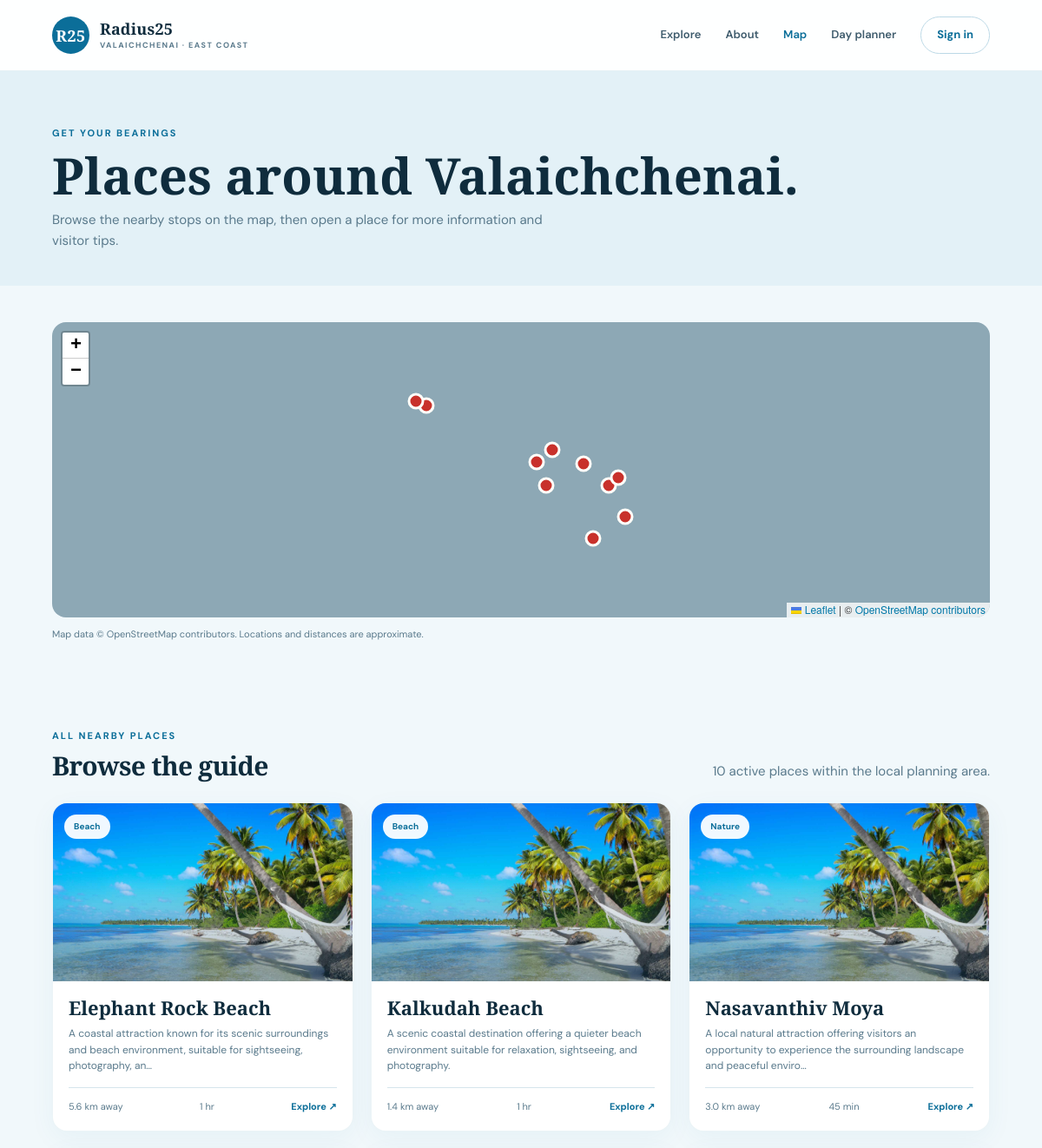
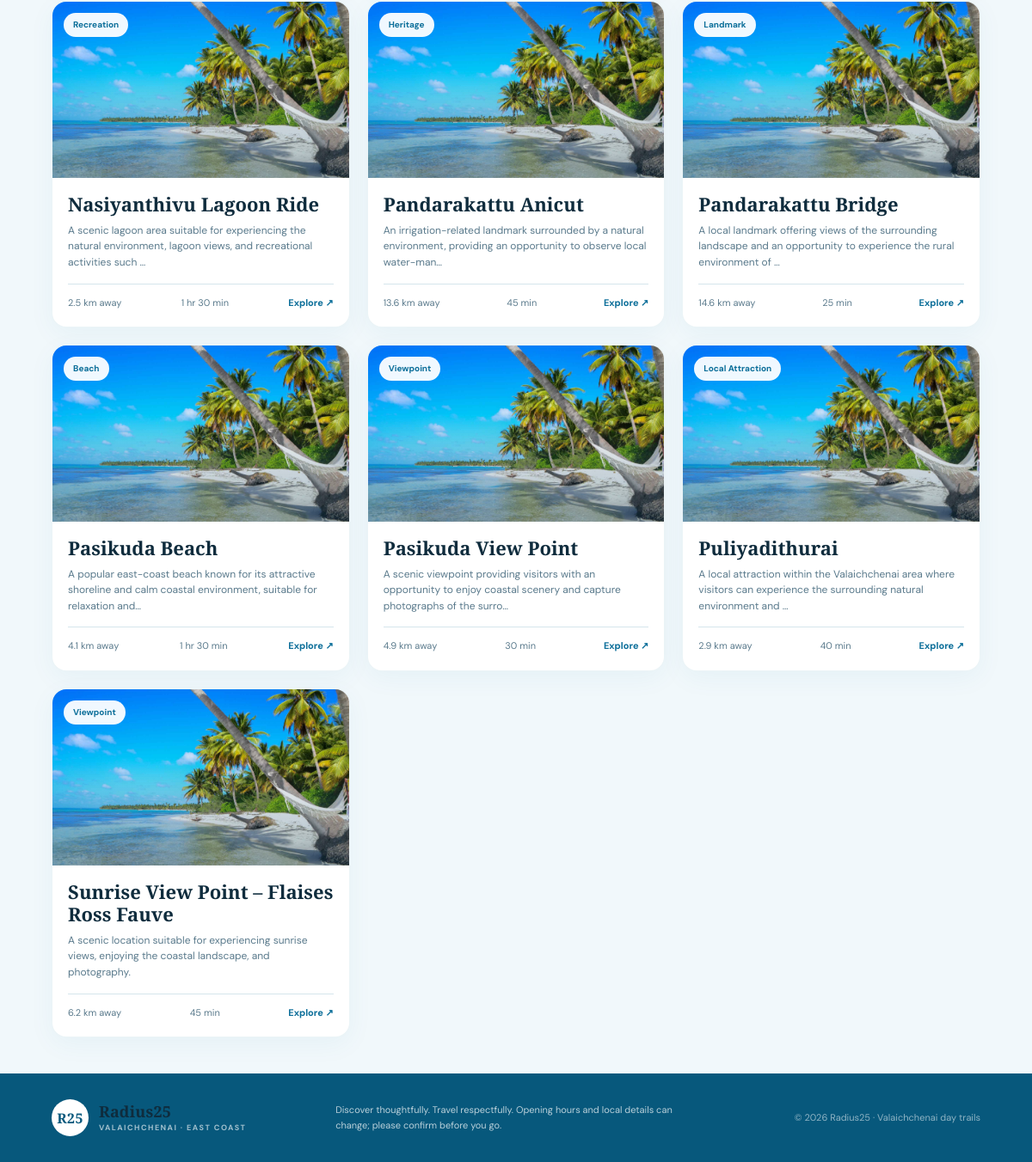
/map.php, run on the app's committed database (2 pictures, top to bottom).
### tables this page shows
CREATE TABLE places (
  id INT UNSIGNED AUTO_INCREMENT PRIMARY KEY,
  name VARCHAR(180) NOT NULL,
  description TEXT NOT NULL,
  category VARCHAR(40) NOT NULL,
  address VARCHAR(255) NOT NULL DEFAULT 'Valaichchenai, Sri Lanka',
  latitude DECIMAL(10,7) NOT NULL,
  longitude DECIMAL(10,7) NOT NULL,
  opening_time TIME NULL,
  closing_time TIME NULL,
  visit_duration INT UNSIGNED NOT NULL DEFAULT 60,
  entry_fee DECIMAL(10,2) NULL,
  image_url VARCHAR(1000) NULL,
  travel_tips TEXT NULL,
  dress_code TEXT NULL,
  facilities TEXT NULL,
  best_visit_time VARCHAR(120) NULL,
  distance_from_home DECIMAL(6,2) NULL,
  is_active TINYINT(1) NOT NULL DEFAULT 1,
  created_at TIMESTAMP NOT NULL DEFAULT CURRENT_TIMESTAMP,
  updated_at TIMESTAMP NOT NULL DEFAULT CURRENT_TIMESTAMP ON UPDATE CURRENT_TIMESTAMP,
  INDEX idx_places_active_category (is_active, category),
  INDEX idx_places_name (name)
);

### includes/functions.php (called while the page is built, shortened)
<?php
function db(): PDO
{
    static $pdo = null;
    if ($pdo instanceof PDO) {
        return $pdo;
    }
    $dsn = 'mysql:host=' . DB_HOST . ';dbname=' . DB_NAME . ';charset=' . DB_CHARSET;
    $pdo = new PDO($dsn, DB_USER, DB_PASS, [
        PDO::ATTR_ERRMODE => PDO::ERRMODE_EXCEPTION,
        PDO::ATTR_DEFAULT_FETCH_MODE => PDO::FETCH_ASSOC,
        PDO::ATTR_EMULATE_PREPARES => false,
    ]);
    return $pdo;
}
function e(mixed $value): string
{
    return htmlspecialchars((string) $value, ENT_QUOTES | ENT_SUBSTITUTE, 'UTF-8');
}
function url(string $path = ''): string
{
    $base = rtrim(APP_BASE_URL, '/');
    $path = ltrim($path, '/');
    return $base . ($path === '' ? '/' : '/' . $path);
}
function haversine_km(float $lat1, float $lng1, float $lat2, float $lng2): float
{
    $earthRadius = 6371.0;
    $dLat = deg2rad($lat2 - $lat1);
    $dLng = deg2rad($lng2 - $lng1);
    $a = sin($dLat / 2) ** 2 + cos(deg2rad($lat1)) * cos(deg2rad($lat2)) * sin($dLng / 2) ** 2;
    return 2 * $earthRadius * atan2(sqrt($a), sqrt(1 - $a));
}
function distance_from_home_km(array $place): float
{
    return haversine_km(HOME_LAT, HOME_LNG, (float) $place['latitude'], (float) $place['longitude']);
}
function format_duration(int $minutes): string
{
    $hours = intdiv($minutes, 60);
    $remaining = $minutes % 60;
    if ($hours === 0) {
        return $remaining . ' min';
    }
    return $hours . ' hr' . ($hours > 1 ? 's' : '') . ($remaining ? ' ' . $remaining . ' min' : '');
}
function image_url(array $place): string
{
    $candidate = trim((string) ($place['image_url'] ?? ''));
    return url('assets/images/radius25-hero.jpg');
}

### map.php (the view, shortened to what this page needs)
<?php
$allPlaces = db()->query('SELECT * FROM places WHERE is_active = 1 ORDER BY name')->fetchAll();
$places = array_values(array_filter(
    $allPlaces,
    static fn(array $place): bool => distance_from_home_km($place) <= MAX_PLACE_RADIUS_KM
));
$mapData = array_map(static function (array $place): array {
    return [
        'id' => (int) $place['id'],
        'name' => $place['name'],
        'category' => $place['category'],
        'latitude' => (float) $place['latitude'],
        'longitude' => (float) $place['longitude'],
        'url' => url('place.php?id=' . (int) $place['id']),
    ];
}, $places);
require __DIR__ . '/includes/header.php';
?>
<section class="page-hero">
    <div class="container"><span class="eyebrow">Get your bearings</span><h1>Places around Valaichchenai.</h1><p>Browse the nearby stops on the map, then open a place for more information and visitor tips.</p></div>
</section>
<section class="section-tight">
    <div class="container">
        <div class="map-frame leaflet-map" id="daytrail-map" role="application" aria-label="Interactive map of places in Valaichchenai" data-places="<?= e(json_encode($mapData, JSON_HEX_APOS | JSON_HEX_QUOT | JSON_HEX_TAG | JSON_HEX_AMP) ?: '[]') ?>"></div>
        <p class="form-help">Map data © OpenStreetMap contributors. Locations and distances are approximate.</p>
    </div>
</section>
<section class="section-tight">
    <div class="container">
        <div class="section-heading">
            <div><span class="eyebrow">All nearby places</span><h2 style="font-size:30px">Browse the guide</h2></div>
            <p><?= count($places) ?> active place<?= count($places) === 1 ? '' : 's' ?> within the local planning area.</p>
        </div>
        <?php if (!$places): ?>
            <div class="empty-state">No places are currently available.</div>
        <?php else: ?>
            <div class="place-grid">
                <?php foreach ($places as $place): ?>
                    <article class="place-card">
                        <a href="<?= e(url('place.php?id=' . (int) $place['id'])) ?>" aria-label="View <?= e($place['name']) ?>">
                            <div class="place-image">
                                <img src="<?= e(image_url($place)) ?>" alt="<?= e($place['name']) ?>" loading="lazy">
                                <span class="category-pill"><?= e($place['category']) ?></span>
                            </div>
                            <div class="place-card-body">
                                <h3><?= e($place['name']) ?></h3>
                                <p><?= e(mb_strimwidth((string) $place['description'], 0, 120, '…', 'UTF-8')) ?></p>
                                <div class="place-meta">
                                    <span><?= e(number_format(distance_from_home_km($place), 1)) ?> km away</span>
                                    <span><?= e(format_duration((int) $place['visit_duration'])) ?></span>
                                    <span class="card-arrow">Explore &#8599;</span>
                                </div>
                            </div>
                        </a>
                    </article>
                <?php endforeach; ?>
            </div>
        <?php endif; ?>
    </div>
</section>
<?php require __DIR__ . '/includes/footer.php'; ?>

### assets/css/style.css (style rules this page uses)
:root { --ink:#0f2c3d; --muted:#5a7a8c; --paper:#f1f8fb; --white:#ffffff; --line:#d5e5ec; --forest:#0b6e99; --forest-dark:#07587c; --leaf:#4aa8cd; --sun:#22222a; --sand:#f7e8c9; --rose:#c94b41; --shadow:0 18px 55px rgba(11,110,153,.12); --radius:22px; --hero-fallback: #0b6e99; }
* { box-sizing:border-box }
html { scroll-behavior:smooth }
body { margin:0;background:var(--paper);color:var(--ink); font-family:"DM Sans",system-ui,sans-serif; font-size:15px;line-height:1.6 }
a { color:inherit; text-decoration:none }
button,a,input,select,textarea { outline-color:var(--sun) }
img { display:block; max-width:100% }
.container { width:min(1120px,90%); margin:0 auto }
.eyebrow { color:var(--forest);font-size:11px; font-weight:700; letter-spacing:.18em; text-transform:uppercase }
.section-heading { display:flex; justify-content:space-between; align-items:end;gap:24px;margin:0 0 24px }
.section-heading h2 { font:600 clamp(28px,3.5vw,42px)/1.14 "Playfair Display",serif; margin:7px 0 0;letter-spacing:-.025em }
.section-heading p { color:var(--muted); max-width:400px;margin:0 }
.section-tight { padding:42px 0 }
.place-grid { display:grid; grid-template-columns:repeat(3,minmax(0,1fr)); gap:20px }
.place-card { min-width:0; background:var(--white); border:1px solid rgba(11,110,153,.08); border-radius:17px; overflow:hidden; box-shadow:0 8px 30px rgba(11,110,153,.05); transition:transform .25s,box-shadow .25s }
.place-image { height:205px; position:relative; overflow:hidden; background:#dfeef4 }
.place-image img { width:100%; height:100%; object-fit:cover; transition:transform .6s }
.place-image:after { content:""; position:absolute; inset:40% 0 0; background:linear-gradient(transparent,rgba(5,60,95,.35)) }
.category-pill { position:absolute; z-index:1;top:13px; left:13px; padding:6px 11px; border-radius:99px; background:rgba(255,255,255,.94); font-size:10px; font-weight:700;color:var(--forest) }
.place-card-body { padding:17px 18px 19px }
.place-card h3 { font:600 22px/1.2 "Playfair Display",serif; margin:0 0 8px }
.place-card p { margin:0; color:var(--muted); font-size:12px;line-height:1.55; min-height:40px }
.place-meta { display:flex; justify-content:space-between; gap:8px; margin-top:15px; padding-top:13px; border-top:1px solid var(--line); font-size:11px;color:var(--muted) }
.place-meta span { display:flex; align-items:center; gap:5px }
.card-arrow { color:var(--forest) ;font-weight:700 }
.page-hero { padding:58px 0 40px; background:#e3f1f7 }
.page-hero h1 { font:600 clamp(38px,5vw,58px)/1.05 "Playfair Display",serif; margin:8px 0 }
.page-hero p { max-width:600px; color:var(--muted); margin:0 }
.map-frame { width:100%; height:340px; border:0; border-radius:16px; background:#8da8b5 }
.leaflet-map { z-index:0; overflow:hidden }
.form-help { font-size:11px; color:var(--muted) }

### data on the page
places: category "Beach", name "Elephant Rock Beach", description "A coastal attraction known for its scenic surroundings and beach environment, suitable for sightseeing, photography, an…", distance_from_home_km($place) "5.6", visit_duration "1 hr"
places: category "Beach", name "Kalkudah Beach", description "A scenic coastal destination offering a quieter beach environment suitable for relaxation, sightseeing, and photography.", distance_from_home_km($place) "1.4", visit_duration "1 hr"
places: category "Nature", name "Nasavanthiv Moya", description "A local natural attraction offering visitors an opportunity to experience the surrounding landscape and peaceful enviro…", distance_from_home_km($place) "3.0", visit_duration "45 min"
places: category "Recreation", name "Nasiyanthivu Lagoon Ride", description "A scenic lagoon area suitable for experiencing the natural environment, lagoon views, and recreational activities such …", distance_from_home_km($place) "2.5", visit_duration "1 hr 30 min"
places: category "Heritage", name "Pandarakattu Anicut", description "An irrigation-related landmark surrounded by a natural environment, providing an opportunity to observe local water-man…", distance_from_home_km($place) "13.6", visit_duration "45 min"
places: category "Landmark", name "Pandarakattu Bridge", description "A local landmark offering views of the surrounding landscape and an opportunity to experience the rural environment of …", distance_from_home_km($place) "14.6", visit_duration "25 min"
places: category "Beach", name "Pasikuda Beach", description "A popular east-coast beach known for its attractive shoreline and calm coastal environment, suitable for relaxation and…", distance_from_home_km($place) "4.1", visit_duration "1 hr 30 min"
places: category "Viewpoint", name "Pasikuda View Point", description "A scenic viewpoint providing visitors with an opportunity to enjoy coastal scenery and capture photographs of the surro…", distance_from_home_km($place) "4.9", visit_duration "30 min"
places: category "Local Attraction", name "Puliyadithurai", description "A local attraction within the Valaichchenai area where visitors can experience the surrounding natural environment and …", distance_from_home_km($place) "2.9", visit_duration "40 min"
places: category "Viewpoint", name "Sunrise View Point – Flaises Ross Fauve", description "A scenic location suitable for experiencing sunrise views, enjoying the coastal landscape, and photography.", distance_from_home_km($place) "6.2", visit_duration "45 min"

### other printed values
count($places) "10"
